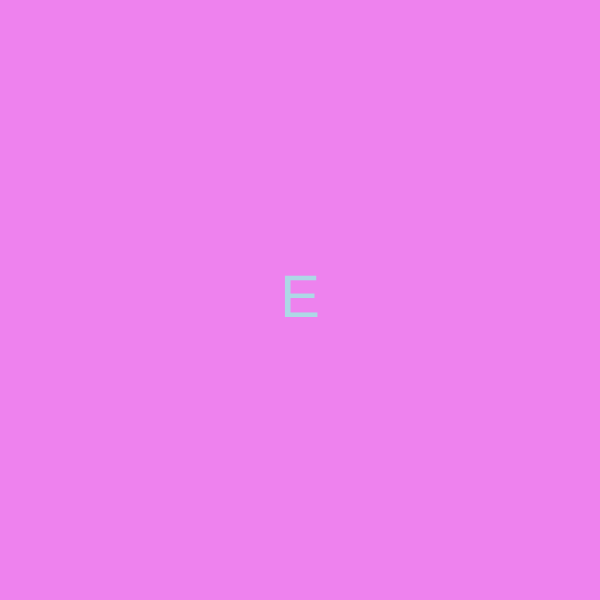
Frame 1 (no input)
Frame 60 (no input): identical to frame 1, image omitted
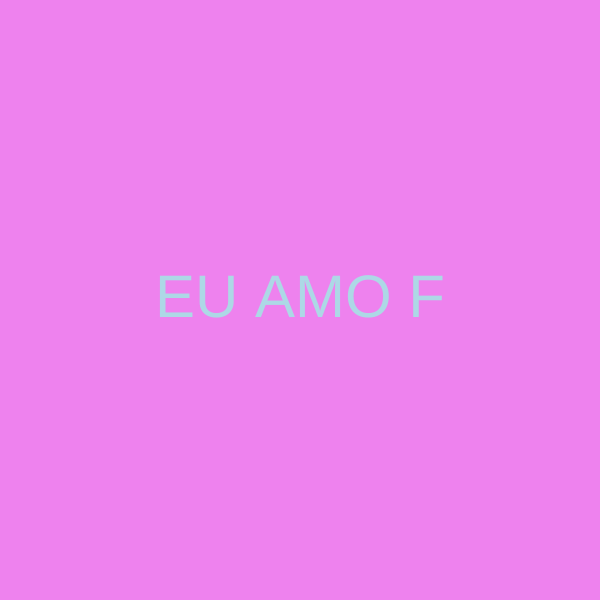
Frame 120 (the mouse pressed at the canvas centre since frame 60)

The p5.js sketch that drew these frames (run headless with seeded random() and noise() and a simulated clock; from frame 60 on, the mouse is pressed at the canvas centre):

// p5.js sketch
// ── sketch.js
function setup() {
  createCanvas(600, 600);
}

function draw() {
  background("violet");
  fill("lightblue");
  textSize(60);
  textAlign(CENTER,CENTER);
  let maximo = width;
  let minimo = 0;
  let palavra = "EU AMO FÍSICA <3";
  let aparecer = map(mouseX, 0, width,1, palavra.length);
  let inicio = palavra.substring(0,aparecer);
  text(inicio, 300,300);
}
